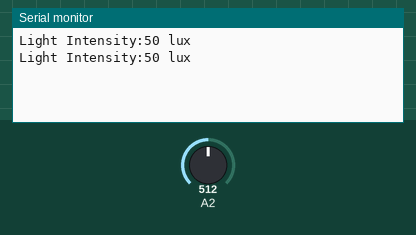
Bench run of a sketch on a simulated Arduino Uno, built with avr-gcc and run on an emulated ATmega328P. Parts: the last lines printed to the serial monitor. Inputs (shaded band) come from the test bench; at power-on: A2 = 512.

Above: at 1.8 s.
1.9 s: A2 set to 716
At 2.8 s:
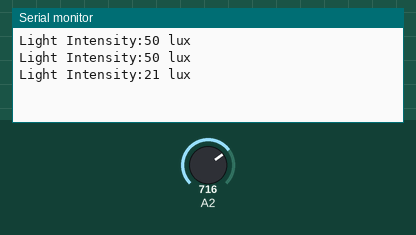
3.4 s: A2 set to 900
At 4.4 s:
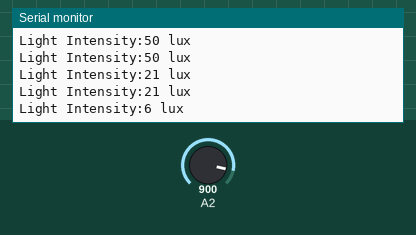
Timing chart, 0 to 6.4 s (numbered marks = the images above; inputs shaded):
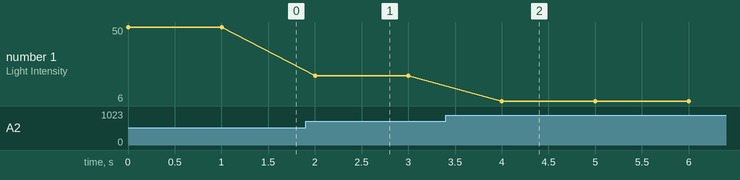

The sketch:

light_intensity.ino
```cpp
double calcLightIntensity(int AnVal, int Resistor){

  double Vout= AnVal*0.0048828125;
  int lux=((2500/Vout-500)/Resistor);
  return lux;
  }

void setup() {
  // put your setup code here, to run once:
  Serial.begin(9600);
}

void loop() {
  // put your main code here, to run repeatedly:

   int analogVal = analogRead(A2); //read values from A0
   int Resistance= 10; //I am using a 10k ohms resistor

   Serial.print("Light Intensity:");
   Serial.print(int(calcLightIntensity(analogVal, Resistance )));
   Serial.println(" lux");
   delay(1000);

}
```

Measured:
- after the input at 1.9 s, the serial monitor: prints a new line after 0.10 s (image 1)
- after the input at 3.4 s, the serial monitor: prints a new line after 0.60 s (image 2)
- plotted number 1: 50 → 21 after the input at 1.9 s, 21 → 6 after the input at 3.4 s
